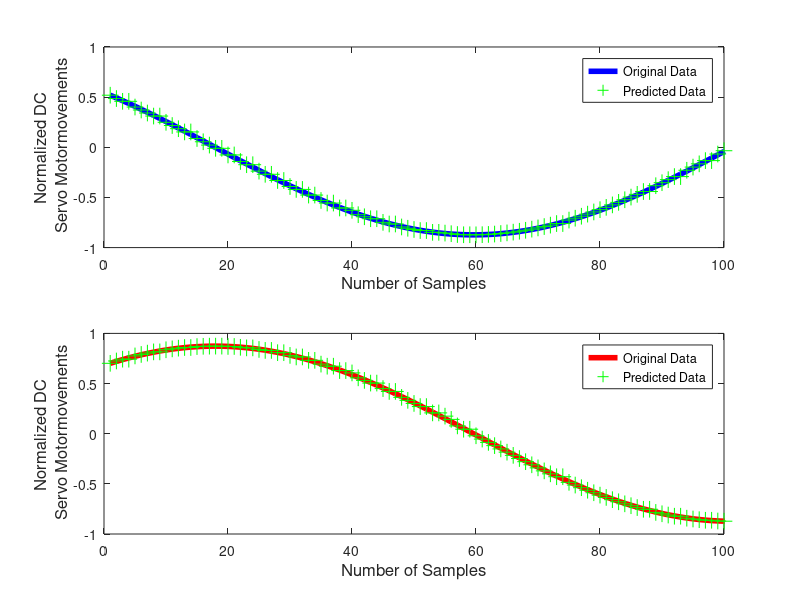
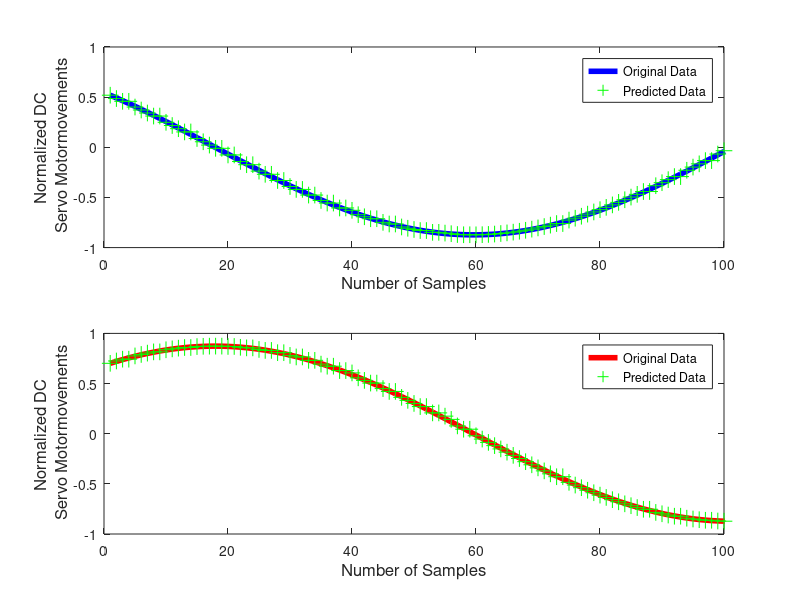
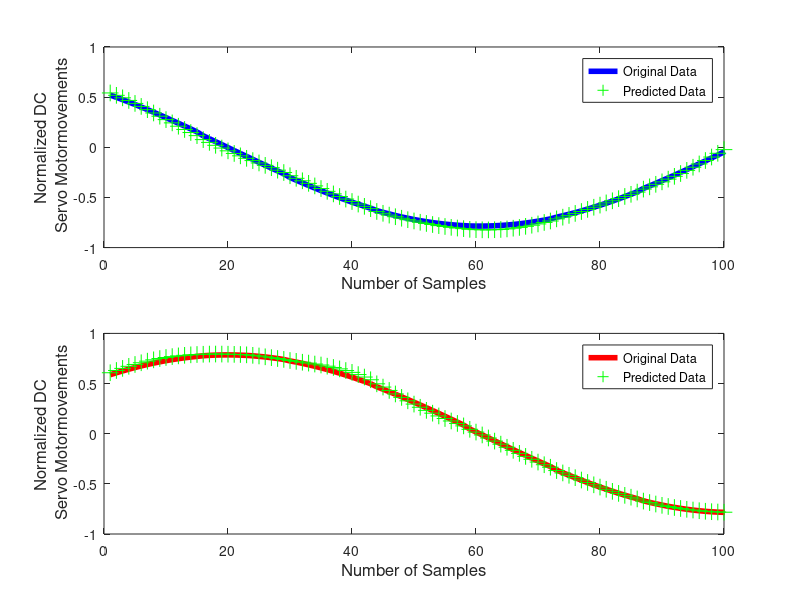

The MATLAB source for these figures, in order:
% re-plot figures 5 9 13
close all
clear all

figure 
load knnr
xkl_o=x1;
ykl_o=y1;
xkl_p=x2;
ykl_p=y2;
xkr_o=x3;
ykr_o=y3;
xkr_p=x4;
ykr_p=y4;
subplot(2,1,1)
plot(xkl_o,ykl_o,'b','LineWidth',4)
hold on
plot(xkl_p,ykl_p,'g+','MarkerSize', 12)
legend('Original Data','Predicted Data')
xlabel('Number of Samples','FontSize',12)
ylabel({'Normalized DC';' Servo Motormovements'},'FontSize',12)
axis([0 100 -1 1])

subplot(2,1,2)
plot(xkr_o,ykr_o,'r','LineWidth',4)
hold on
plot(xkr_p,ykr_p,'g+','MarkerSize', 12)
legend('Original Data','Predicted Data')
xlabel('Number of Samples','FontSize',12)
ylabel({'Normalized DC';' Servo Motormovements'},'FontSize',12)
axis([0 100 -1 1])

figure
load gmr
xgl_o=x1;
ygl_o=y1;
xgl_p=x2;
ygl_p=y2;
% right motor 
xgr_o=x3;
ygr_o=y3;
xgr_p=x4;
ygr_p=y4;

subplot(2,1,1)
plot(xgl_o,ygl_o,'b','LineWidth',4)
hold on
plot(xgl_p,ygl_p,'g+','MarkerSize', 12)
legend('Original Data','Predicted Data')
xlabel('Number of Samples','FontSize',12)
ylabel({'Normalized DC';' Servo Motormovements'},'FontSize',12)
axis([0 100 -1 1])

subplot(2,1,2)
plot(xgr_o,ygr_o,'r','LineWidth',4)
hold on
plot(xgr_p,ygr_p,'g+','MarkerSize', 12)
legend('Original Data','Predicted Data')
xlabel('Number of Samples','FontSize',12)
ylabel({'Normalized DC';' Servo Motormovements'},'FontSize',12)
axis([0 100 -1 1])

figure
load elm
n=fix(linspace(96,403,101));
xel_o=1:101;
%xel_o=x1(:,96:403);
yel_o=y1(:,n)*5/2;
%yel_o=y1(:,96:403)*5/2;
xel_p=1:101;
%xel_p=x2(:,96:403);
yel_p=y2(:,n)*5/2;
%yel_p=y2(:,96:403)*5/2;

xer_o=1:101;
%xer_o=x3(:,96:403);
yer_o=y3(:,n)*5/2;
%yer_o=y3(:,96:403)*5/2;
xer_p=1:101;
%xer_p=x4(:,96:403);
yer_p=y4(:,n)*5/2;
%yer_p=y4(:,96:403)*5/2;

subplot(2,1,1)
plot(xel_o,yel_o,'b','LineWidth',4)
hold on
plot(xel_p,yel_p,'g+','MarkerSize', 12)
legend('Original Data','Predicted Data')
xlabel('Number of Samples','FontSize',12)
ylabel({'Normalized DC';' Servo Motormovements'},'FontSize',12)
axis([0 100 -1 1])

subplot(2,1,2)
plot(xer_o,yer_o,'r','LineWidth',4)
hold on
plot(xer_p,yer_p,'g+','MarkerSize', 12)
legend('Original Data','Predicted Data')
xlabel('Number of Samples','FontSize',12)
ylabel({'Normalized DC';' Servo Motormovements'},'FontSize',12)
axis([0 100 -1 1])